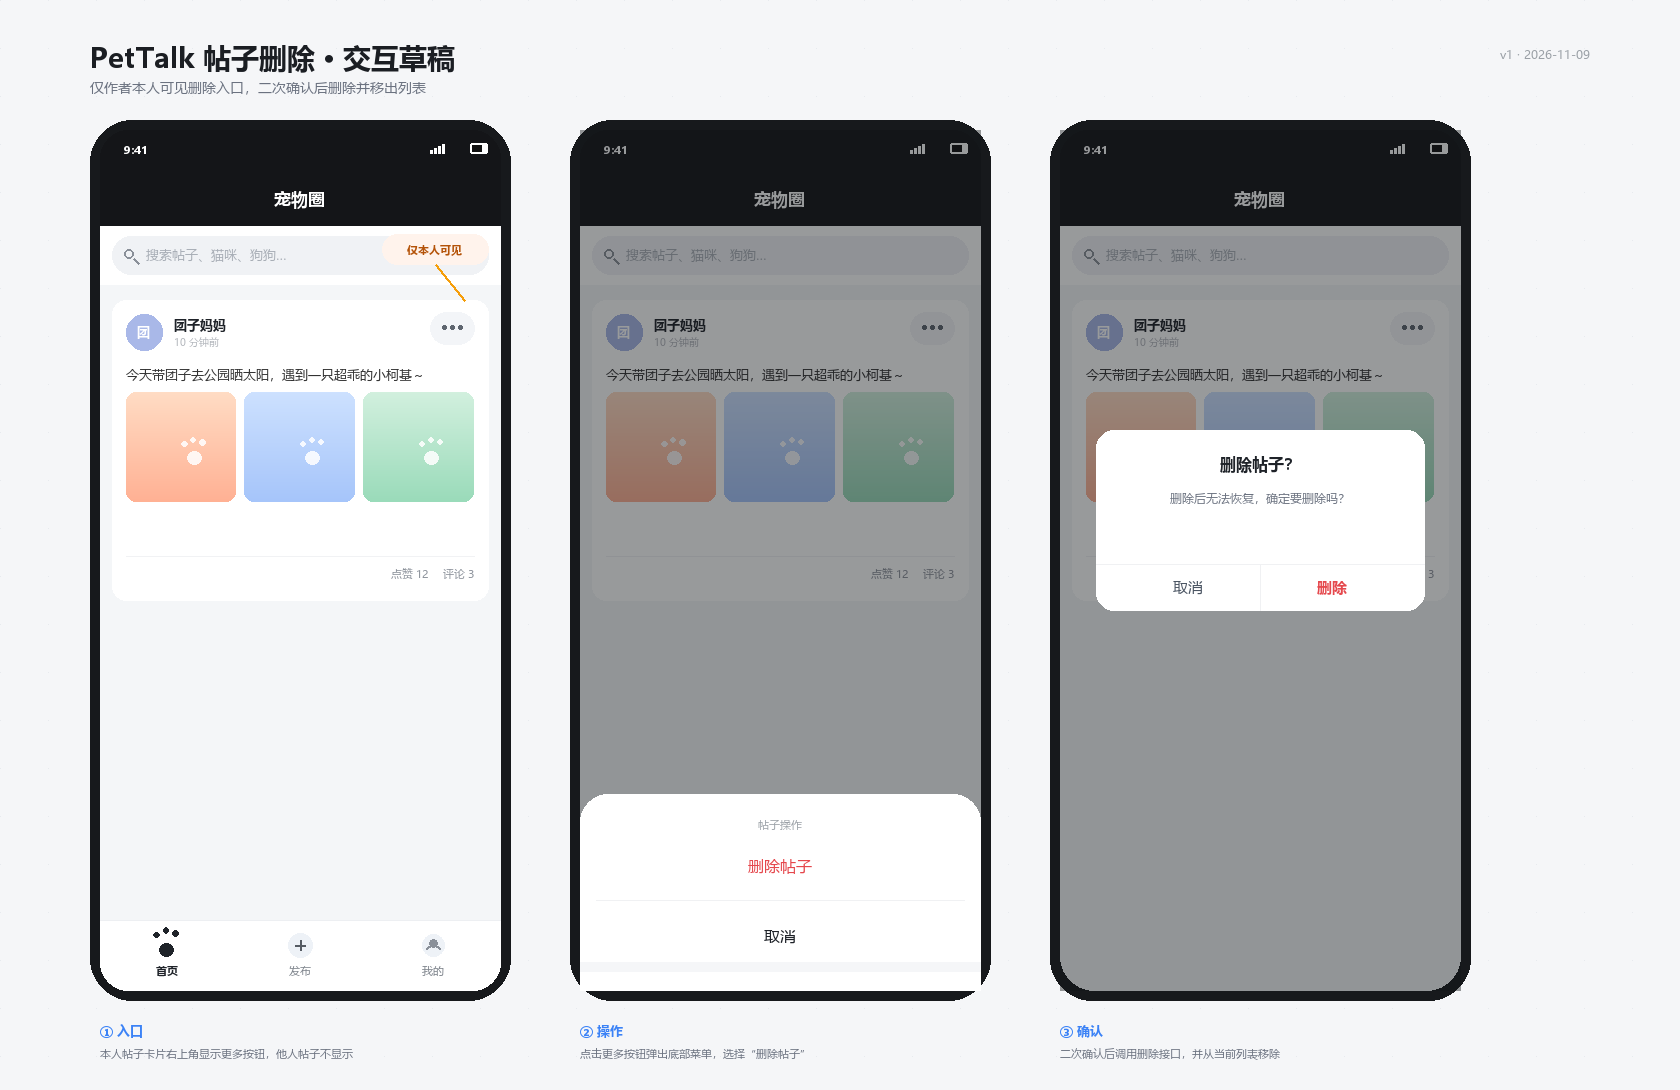

Here is the Python script that generated this plot:
# -*- coding: utf-8 -*-
from PIL import Image, ImageDraw, ImageFont

W, H = 1680, 1090
BG = "#F5F6F8"
INK = "#1F2329"
MUTED = "#8A9099"
RED = "#E5484D"
FONT = "C:/Windows/Fonts/msyh.ttc"
FONT_B = "C:/Windows/Fonts/msyhbd.ttc"

cache = {}
def f(size, bold=False):
    key = (size, bold)
    if key not in cache:
        cache[key] = ImageFont.truetype(FONT_B if bold else FONT, size, index=0)
    return cache[key]

def rr(draw, box, r, fill=None, outline=None, width=1):
    draw.rounded_rectangle(box, radius=r, fill=fill, outline=outline, width=width)

def text(draw, xy, s, size=13, bold=False, fill=INK, anchor="la"):
    draw.text(xy, s, font=f(size, bold), fill=fill, anchor=anchor)

def tw(draw, s, size=13, bold=False):
    return draw.textlength(s, font=f(size, bold))

def wrap(draw, s, size, maxw):
    lines, cur = [], ""
    for ch in s:
        if tw(draw, cur + ch, size) <= maxw:
            cur += ch
        else:
            lines.append(cur)
            cur = ch
    if cur:
        lines.append(cur)
    return lines

def paw(draw, cx, cy, scale=1.0, color=(255, 255, 255, 220)):
    r = 4.2 * scale
    draw.ellipse((cx - r*1.5, cy - r*0.4, cx + r*1.5, cy + r*2.4), fill=color)
    for dx, dy in [(-2.1, -2.0), (-0.2, -3.0), (1.8, -2.4)]:
        draw.ellipse((cx + dx*r - r*0.55, cy + dy*r - r*0.55,
                      cx + dx*r + r*0.55, cy + dy*r + r*0.55), fill=color)

def tile(draw, box, c1, c2):
    x1, y1, x2, y2 = [int(v) for v in box]
    w, h = x2 - x1, y2 - y1
    base = Image.new("RGB", (w, h))
    bd = ImageDraw.Draw(base)
    for i in range(h):
        t = i / max(h - 1, 1)
        bd.line([(0, i), (w, i)], fill=tuple(int(c1[j] + (c2[j] - c1[j]) * t) for j in range(3)))
    ov = Image.new("RGBA", (w, h), (0, 0, 0, 0))
    od = ImageDraw.Draw(ov)
    paw(od, w*0.62, h*0.56, max(w, h)/100.0)
    base = Image.alpha_composite(base.convert("RGBA"), ov).convert("RGB")
    mask = Image.new("L", (w, h), 0)
    ImageDraw.Draw(mask).rounded_rectangle((0, 0, w-1, h-1), radius=10, fill=255)
    draw._image.paste(base, (x1, y1), mask)

def search_icon(draw, cx, cy):
    draw.ellipse((cx-6, cy-6, cx+3, cy+3), outline="#8A9099", width=2)
    draw.line((cx+3, cy+3, cx+8, cy+8), fill="#8A9099", width=2)

def status(draw, x, y, w):
    text(draw, (x + 24, y + 12), "9:41", 11, True, "#FFFFFF")
    bx = x + w - 30
    draw.rounded_rectangle((bx, y + 13, bx + 17, y + 23), radius=2, fill="#FFFFFF")
    draw.rectangle((bx + 2, y + 15, bx + 11, y + 21), fill="#111111")
    for i in range(4):
        hh = 3 + i * 2
        draw.rectangle((x + w - 70 + i*4, y + 23 - hh, x + w - 68 + i*4, y + 23), fill="#FFFFFF")

def nav(draw, sx, sy, sw):
    rr(draw, (sx, sy, sx + sw, sy + 96), 28, fill="#141518")
    draw.rectangle((sx, sy + 50, sx + sw, sy + 96), fill="#141518")
    status(draw, sx, sy, sw)
    text(draw, (sx + sw/2, sy + 68), "宠物圈", 17, True, "#FFFFFF", anchor="mm")

def search(draw, sx, sy, sw):
    rr(draw, (sx, sy, sx + sw, sy + 58), 0, fill="#FFFFFF")
    rr(draw, (sx + 12, sy + 10, sx + sw - 12, sy + 48), 19, fill="#F0F2F5")
    search_icon(draw, sx + 30, sy + 29)
    text(draw, (sx + 46, sy + 29), "搜索帖子、猫咪、狗狗…", 12.5, False, "#A7ADB5", anchor="lm")

def avatar(draw, x, y, label, color):
    draw.ellipse((x, y, x + 36, y + 36), fill=color)
    text(draw, (x + 18, y + 18), label, 13, True, "#FFFFFF", anchor="mm")

def post_card(draw, x, y, w, show_more=True):
    h = 300
    rr(draw, (x, y, x + w, y + h), 14, fill="#FFFFFF")
    avatar(draw, x + 14, y + 14, "团", "#A9B8E8")
    text(draw, (x + 62, y + 16), "团子妈妈", 12.5, True, INK)
    text(draw, (x + 62, y + 35), "10 分钟前", 9.5, False, "#B0B4BA")
    if show_more:
        rr(draw, (x + w - 58, y + 12, x + w - 14, y + 44), 16, fill="#F3F5F8")
        for dx in (-8, 0, 8):
            draw.ellipse((x + w - 38 + dx, y + 25, x + w - 34 + dx, y + 29), fill="#5F6670")
    content = "今天带团子去公园晒太阳，遇到一只超乖的小柯基～"
    lines = wrap(draw, content, 12.5, w - 28)
    yy = y + 66
    for line in lines:
        text(draw, (x + 14, yy), line, 12.5, False, "#333333")
        yy += 20
    yy += 6
    size = (w - 28 - 16) / 3
    for i, (c1, c2) in enumerate([((255,220,196),(255,177,148)), ((205,225,255),(166,197,250)), ((210,240,222),(154,219,186))]):
        tile(draw, (x + 14 + i*(size+8), yy, x + 14 + i*(size+8) + size, yy + size), c1, c2)
    fy = y + h - 34
    draw.line((x + 14, fy - 10, x + w - 14, fy - 10), fill="#F1F2F4", width=1)
    text(draw, (x + w - 14, fy), "点赞 12     评论 3", 10.5, False, MUTED, anchor="ra")

def tabbar(draw, sx, sy, sw, sh):
    y = sy + sh - 70
    rr(draw, (sx, y, sx + sw, sy + sh), 28, fill="#FFFFFF")
    draw.rectangle((sx, y, sx + sw, y + 30), fill="#FFFFFF")
    draw.line((sx, y, sx + sw, y), fill="#EDEFF2", width=1)
    cw = sw / 3
    cx = sx + cw*0.5
    paw(draw, cx, y + 25, 1.15, INK)
    text(draw, (cx, y + 50), "首页", 10.5, True, INK, anchor="mm")
    cx = sx + cw*1.5
    draw.ellipse((cx-12, y + 13, cx+12, y + 37), fill="#EEF2F7")
    draw.line((cx-5, y + 25, cx+5, y + 25), fill="#555B63", width=2)
    draw.line((cx, y + 20, cx, y + 30), fill="#555B63", width=2)
    text(draw, (cx, y + 50), "发布", 10.5, False, "#7D838B", anchor="mm")
    cx = sx + cw*2.5
    draw.ellipse((cx-11, y + 14, cx+11, y + 36), fill="#EEF2F7")
    draw.ellipse((cx-4, y + 19, cx+4, y + 27), fill=MUTED)
    draw.arc((cx-8, y + 25, cx+8, y + 38), 200, 340, fill=MUTED, width=2)
    text(draw, (cx, y + 50), "我的", 10.5, False, "#7D838B", anchor="mm")

def phone_base(draw, x, y):
    w, h = 420, 880
    rr(draw, (x, y, x + w, y + h), 42, fill="#17191C")
    rr(draw, (x + 10, y + 10, x + w - 10, y + h - 10), 34, fill="#F4F6F8")
    return x + 10, y + 10, w - 20, h - 20

def overlay(draw, sx, sy, sw, sh):
    draw.rectangle((sx, sy, sx + sw, sy + sh), fill=(17, 20, 24, 110))

def dim(img, box, alpha=110):
    layer = Image.new("RGBA", img.size, (0, 0, 0, 0))
    ImageDraw.Draw(layer).rectangle(box, fill=(17, 20, 24, alpha))
    return Image.alpha_composite(img.convert("RGBA"), layer).convert("RGB")

img = Image.new("RGB", (W, H), BG)
d = ImageDraw.Draw(img)
draw = d
for gx in range(0, W, 48):
    for gy in range(0, H, 48):
        d.point((gx, gy), fill="#E7EAEE")

text(d, (90, 38), "PetTalk 帖子删除 · 交互草稿", 28, True, "#1B1E23")
text(d, (90, 78), "仅作者本人可见删除入口，二次确认后删除并移出列表", 13.5, False, "#6B7280")
text(d, (W - 90, 46), "v1 · 2026-11-09", 12, False, "#9AA0A6", anchor="ra")

xs = [90, 570, 1050]
screens = [phone_base(d, x, 120) for x in xs]

# ① 入口
sx, sy, sw, sh = screens[0]
nav(d, sx, sy, sw)
search(d, sx, sy + 96, sw)
post_card(d, sx + 12, sy + 170, sw - 24)
rr(d, (sx + sw - 118, sy + 104, sx + sw - 12, sy + 134), 15, fill="#FFF3EC")
text(d, (sx + sw - 65, sy + 119), "仅本人可见", 10.5, True, "#B45309", anchor="mm")
d.line((sx + sw - 65, sy + 134, sx + sw - 36, sy + 170), fill="#F59E0B", width=2)
tabbar(d, sx, sy, sw, sh)

# ② 操作菜单
sx, sy, sw, sh = screens[1]
nav(d, sx, sy, sw)
search(d, sx, sy + 96, sw)
post_card(d, sx + 12, sy + 170, sw - 24)
img = dim(img, (sx, sy, sx + sw, sy + sh))
draw = d = ImageDraw.Draw(img)
sheet_y = sy + sh - 196
rr(d, (sx, sheet_y, sx + sw, sy + sh), 28, fill="#FFFFFF")
draw.rectangle((sx, sheet_y + 24, sx + sw, sy + sh), fill="#FFFFFF")
text(d, (sx + sw/2, sheet_y + 30), "帖子操作", 10.5, False, "#9AA0A6", anchor="mm")
text(d, (sx + sw/2, sheet_y + 72), "删除帖子", 16, False, RED, anchor="mm")
draw.line((sx + 16, sheet_y + 106, sx + sw - 16, sheet_y + 106), fill="#F0F1F3", width=1)
text(d, (sx + sw/2, sheet_y + 142), "取消", 16, False, INK, anchor="mm")
draw.line((sx, sheet_y + 172, sx + sw, sheet_y + 172), fill="#F5F6F8", width=10)

# ③ 二次确认
sx, sy, sw, sh = screens[2]
nav(d, sx, sy, sw)
search(d, sx, sy + 96, sw)
post_card(d, sx + 12, sy + 170, sw - 24)
img = dim(img, (sx, sy, sx + sw, sy + sh))
draw = d = ImageDraw.Draw(img)
mx1, my1, mx2, my2 = sx + 36, sy + 300, sx + sw - 36, sy + 480
rr(d, (mx1, my1, mx2, my2), 18, fill="#FFFFFF")
text(d, (sx + sw/2, my1 + 34), "删除帖子？", 16, True, INK, anchor="mm")
text(d, (sx + sw/2, my1 + 68), "删除后无法恢复，确定要删除吗？", 11.5, False, "#6B7280", anchor="mm")
draw.line((mx1, my2 - 46, mx2, my2 - 46), fill="#F0F1F3", width=1)
draw.line((sx + sw/2, my2 - 46, sx + sw/2, my2), fill="#F0F1F3", width=1)
text(d, (sx + sw/2 - 72, my2 - 23), "取消", 15, False, "#4B5563", anchor="mm")
text(d, (sx + sw/2 + 72, my2 - 23), "删除", 15, True, RED, anchor="mm")

notes = [
    ("① 入口", "本人帖子卡片右上角显示更多按钮，他人帖子不显示"),
    ("② 操作", "点击更多按钮弹出底部菜单，选择“删除帖子”"),
    ("③ 确认", "二次确认后调用删除接口，并从当前列表移除")
]
for i, (tag, desc) in enumerate(notes):
    x = xs[i]
    text(d, (x + 10, 1022), tag, 13, True, "#3B82F6")
    text(d, (x + 10, 1046), desc, 10.5, False, "#6B7280")

img.save("docs/design/post-delete-draft.png", quality=95)
print("saved", img.size)
